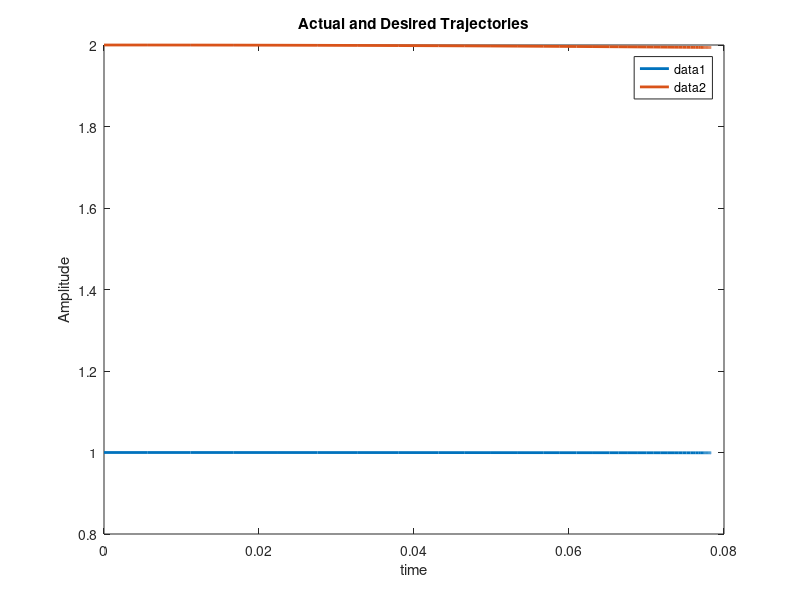

MATLAB code for this plot: (Note: this script raises an error after producing the figure.)
function twoLinkRobotCLandICLstructure
close all
global   controlinput pos timeprev qDotprev Y1hist Y1iprev Y1i 

% setup and initialization
p1       = 3.473;
p2       = 0.196;
p3       = 0.242;
f1       = 5.3;
f2       = 1.1;

pos         = 0;
timeprev    = 0;
qDotprev    = 0;
Y1iprev     = [0 0 0 0 0;0 0 0 0 0];
Y1hist      = [0 0 0 0 0;0 0 0 0 0;0 0 0 0 0;0 0 0 0 0;0 0 0 0 0];

       
%Stacked Paraeter vector
theta   =[p1;p2;p3;f1;f2];
controlinput = [1;1];

%simulation final time
tf  = 100;

%Inital condition vector
X0   = [4;10;3;2;1;1;1;1;1];

% options for integration function
opts = odeset('RelTol',1e-3,'AbsTol',1e-3);

% integrate (you can send the paramters theta to the dynamics as seen below)
[t,STATES] = ode45(@(t,X) twoLinkdynamics(t,X,theta),[0 tf],X0,opts);

% Parse integrated states (STATES is the same "form" as X0)
% (i.e., in this sim, STATES = [e r thetahat] over all time);
e  = STATES(:,1:2)';
r  = STATES(:,3:4)';
thetaHat = STATES(:,5:9)';
% post computation for figures
qd          = [cos(0.5*t) 2*cos(t)]';
q           = -e + qd;

% plot figures
% Plot the actual vs desired trajectories
figure(1)
plot(t,qd,'-','LineWidth',2)
title('Actual and Desired Trajectories');
xlabel('time');
ylabel('Amplitude');
legend();
hold on
ax = gca;
ax.ColorOrderIndex = 1;
plot(t,q,':','LineWidth',2)
hold off

% Plot the filtered tracking error
figure(2)
plot(t,r,'--','LineWidth',2)
title('Filtered Tracking error')
xlabel('time');
ylabel('Amplitude');

% Plot the adaptive estimates vs actual parameters
figure(3)
plot(t,repmat(theta,1,length(t)),'-r','LineWidth',2)
hold on
ax = gca;
ax.ColorOrderIndex = 1;
plot(t,thetaHat,':k','LineWidth',2)
title('Adaptive Estimates & Actual Parameters')
xlabel('time');
ylabel('Amplitude');
hold off

figure(4)
time = 0:tf/length(controlinput):tf;
time(end) = [];
plot(time,controlinput(1,:))
title('Control input for Link 1');
xlabel('Time(s)')
ylabel('Torque(Nm)')

figure(5)
time = 0:tf/length(controlinput):tf;
time(end) = [];
plot(time,controlinput(2,:))
title('Control input for Link 2');
xlabel('Time(s)')
ylabel('Torque(Nm)')


end

function [XDot] = twoLinkdynamics(t,X,~)
% initialize global variables for use in plot later.
global u controlinput pos timeprev qDotprev Y1hist ui Y1iprev Y1i 
t;
% compute desired trajectory and needed derivatives (i.e., qd, qdDot, qdDotDot)
qd          = [cos(0.5*t) 2*cos(t)]';    
qdDot       = [-0.5*sin(0.5*t) -2*sin(t)]'; 
qdDotDot    = [-0.25*cos(0.5*t) -2*cos(t)]';

% select gains (i.e., K, Kcl/Kicl, alpha, Gamma)
K       = 5;
Kcl     = 0.00001;
gamma   = [20 0 0 0 0;0 5 0 0 0;0 0 5 0 0;0 0 0 40 0;0 0 0 0 5]; 
a       = .3;

% parse current states (X is the same size and "form" as X0)
% (i.e., in this sim, X = [e;r;thetahat])

e               = [X(1);X(2)];
r               = [X(3);X(4)];
thetaHat        = [X(5);X(6);X(7);X(8);X(9)];

% compute current q and qDot for convenience
q       = -e + qd; 
qDot    = -r + a*e + qdDot;
% compute cos(x2) and sin(x2) for convenience

c2       = cos(q(2));
s2       = sin(q(2));

% cd2     = cos(qd(2));
% sd2     = sin(qd(1));


%p and f values
p1       = 3.473;
p2       = 0.196;
p3       = 0.242;
f1       = 5.3;
f2       = 1.1;

% compute current matrices for the dynamics (i.e., M, Vm, ff)


M   = [ p1+2*p3*c2 p2+p3*c2; p2+p3*c2 p2];
Vm  = [-p3*s2*qDot(2) -p3*s2*(qDot(1)+qDot(2)); p3*s2*qDot(1) 0];
fd  = [ f1 0; 0 f2];

eDot = -qDot + qdDot;

b1      = qdDot(1) + a*e(1);
b2      = qdDot(2) + a*e(2);

b3      = qdDot(1) - qDot(1);
b4      = qdDot(2) - qDot(2);

b5      = qdDotDot(1) + a*eDot(1);
b6      = qdDotDot(2) + a*eDot(2);

% compute current regression matrix (Y2 for gradient term/ non cl/icl)
%missing%



%Y2 Matrix
y2_11   = b5;
y2_12   = b6;
y2_13   = 2*c2*b5+c2*b6-s2*qDot(2)*b1 -s2*b2*(qDot(1)+qDot(2));
y2_14   = qDot(1);
y2_15   = 0;

y2_21   = 0;
y2_22   = b5 + b6;
y2_23   = c2*b5 + s2*qDot(1)*b1;
y2_24   = 0;
y2_25   = qDot(2);

Y2      = [y2_11 y2_12 y2_13 y2_14 y2_15; y2_21 y2_22 y2_23 y2_24 y2_25];
% set lambda for history stack min eigenvalue condition
lambda      = 0;


% determine if the history stack meets the min eigenvalue condition
if pos == 0 %if min eigenvalue of history stack less than lambda

    % compute qDotDot for Y1i
    dt        = t - timeprev; % determine delta time.
    dq        = qDot - qDotprev; % determine delta qDot.
    qDotDot   = dq/dt; % determine qDotDot.

    %if first loop (cannot determine dq or dt), initiallize qDotDot.
    if dt == 0
        qDotDot   = [0;0];
    end
        %Y1 matrix
    y11      = qDotDot(1); %Enter the expression
    y12      = qDotDot(2); %Enter the expression
    y13      = 2*c2*qDotDot(1) + c2*qDotDot(2) - s2*qDot(2)*qDot(1) - s2*qDot(2)*(qDot(1) + qDot(2)); %Enter the expression
    y14      = qDot(1);
    y15      = 0;

    y21      = 0; %Enter the expression
    y22      = qDotDot(1) + qDotDot(2); %Enter the expression
    y23      =  c2*qDotDot(1) + s2*qDot(1)*qDot(1); %Enter the expression
    y24      = 0;
    y25      = qDot(2);
    Y1i        = [y11 y12 y13 y14 y15;y21 y22 y23 y24 y25];

    %determine Y1i (Y1 for this loop)
    %missing%
   
    
    % determine new history stack (summation)
    Y1hist    = Y1hist + Y1i'*Y1i;
    
    % optional: save the Y1i data in an array instead, then add/remove data
    % from history stack to maximize min eigenvalue of Y1hist.

    % determine min eigenvalue of history stack
    Y1eigenVal = eig(Y1hist);

    % check min eigenvalue condition
    Y1eigenValMin = min(Y1eigenVal);
    if (Y1eigenValMin > lambda)
       pos = 1;
    else
       pos = 0;
    end
end

% design controller (i.e., u)

u = Y2 * thetaHat + e +K*r;
ui = Y2 * thetaHat + e +K*r;

controlinput = horzcat(controlinput,u);

% determine which update law to use (i.e., thetaHatDot)
if pos == 1
    %(after eigenvalues condition met for Y1hist)
    
    % for CL:
    % compute new cl_sumY (function of: Yi,ui,thetaHati), 
    % assuming new data in history stack
    c1_sumY = Y1i' * (ui - Y1i*thetaHat); % comment out later
    
    % for ICL:
    % compute new icl_sumY(script) (function of: Yi(script),ui,x(ti),x(ti-dt),thetaHati),
    % assuming new data in history stack

    % compute thetaHatDot
    
    thetaHatDot = gamma*Y2'*r + Kcl*gamma*c1_sumY;
else
    % (before eigenvalues condition met for Y1hist)

    % compute thetaHatDot (no cl/icl term)
    
    thetaHatDot = gamma*Y2'*r;
    
    % for CL:
    % compute cl_sumY (function of: Yi,ui, thetaHat) for use later
    %missing%
    ui = u;
    c1_sumY = Y1i' * (ui - Y1i*thetaHat);
    % for ICL:
    % compute icl_sumY(script) (function of: Yi(script),ui,x(ti),x(ti-deltat),thetaHati) for use later
    %missing%
end 

% compute current closed-loop errors for integration(i.e., eDot, rDot)

eDot = qDot - qdDot;
rDot = M\(-Vm*qDot-fd*qDot+u-M*qdDotDot+M*a*eDot); 
% update "previous" variables for next loop
%(i.e., qDotprev, timeprev, Y1iprev, Uiprev)

qDotprev    = qDot;
timeprev    = t;
Y1iprev     = Y1i; 

% Stacked dynamics vector (XDot is the same size and "form" as X)
XDot        = [eDot;rDot;thetaHatDot];
end

